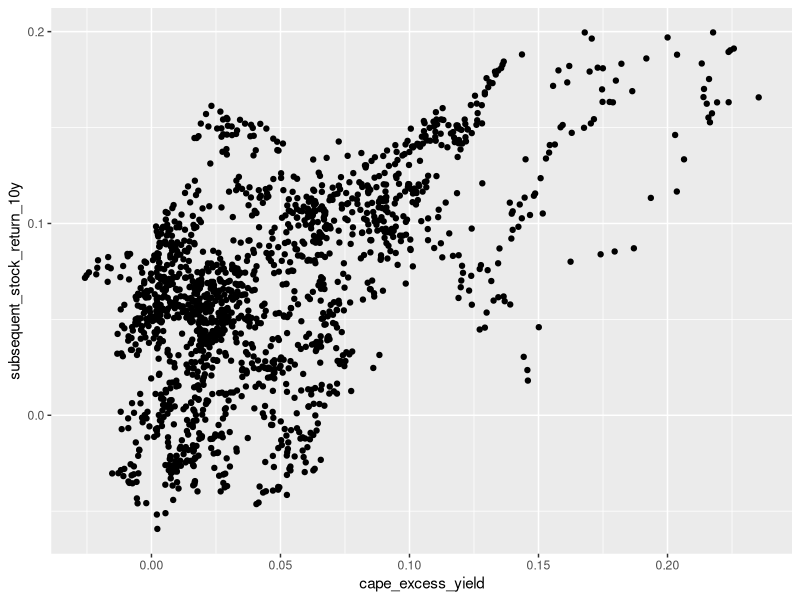

Write the R code that produced this figure.
library(dplyr)
library(readr)
library(tidyr)
library(lubridate)
library(ggplot2)
library(zoo)

last_day_of_month <- function(x) {
  make_date(year(x), month(x), days_in_month(x))
}

SAMPLE_QUANTILES <- c(0, 0.05, 0.25, 0.5, 0.75, 0.95, 1)

cape_yield_data <- read_csv("shiller_cape.csv")

summarize_cape_yield <- function(cape_yield_data) {
  cape_yield_data %>% 
    summarise(
      pct = sprintf("%d%%", 100*SAMPLE_QUANTILES),
      cape_yield = sprintf("%.1f%%", 100*quantile(cape_excess_yield, SAMPLE_QUANTILES))
    )
}

cape_yield_data %>% 
  filter(!is.na(cape_excess_yield)) %>% 
  group_by(
    period = case_when(
      month >= '1986-01-01' & month <= '2020-12-01' ~ "1986--2020",
      month >= '1951-01-01' & month <= '1985-12-01' ~ "1951--1985",
      month >= '1916-01-01' & month <= '1950-12-01' ~ "1916--1950",
      month >= "1881-01-01" & month <= '1915-12-01' ~ "1881--1915",
      TRUE ~ "Other"
    )
  ) %>% 
  summarize_cape_yield() %>% 
  ungroup() %>% 
  bind_rows(
    cape_yield_data %>%
      filter(month >= '1881-01-01', month <= '2020-12-01') %>% 
      group_by(period = "1881--2020") %>% 
      summarize_cape_yield()
  ) %>% 
  pivot_wider(names_from="pct", values_from="cape_yield") %>% 
  filter(!period == "Other")

cape_yield_data %>% 
  ggplot(aes(x = cape_excess_yield, y = subsequent_stock_return_10y)) +
  geom_point()


cape_yield_data %>% 
  summarise(
    cape_excess_yield = median(cape_excess_yield, na.rm=TRUE),
    subsequent_stock_return_10y = median(subsequent_stock_return_10y, na.rm=TRUE)
  )

CAPE_QUANTILES <- c(0, 0.1, 0.2, 0.3, 0.4, 0.5, 0.6, 0.7, 0.8, 0.9)

cape_yield_data %>% 
  filter(
    year(month) >= 1927,
    year(month) <= 2010,
    !is.na(cape_excess_yield),
    !is.na(subsequent_stock_return_10y)
  ) %>% 
  group_by(
    cape_excess_yield_group = findInterval(cape_excess_yield, quantile(cape_excess_yield, CAPE_QUANTILES))
  ) %>% 
  summarise(
    cape_yield_min  = sprintf("%.1f%%", min(cape_excess_yield)*100),
    cape_yield_max  = sprintf("%.1f%%", max(cape_excess_yield)*100),
    mean_10y_return = sprintf("%.1f%%", mean(subsequent_stock_return_10y) * 100),
    min_10y_return  = sprintf("%.1f%%", min(subsequent_stock_return_10y) * 100),
    max_10y_return  = sprintf("%.1f%%", max(subsequent_stock_return_10y) * 100)
  )

rolling_ecdf <- function(x, width) {
  zoo::rollapplyr(
    x,
    width = width,
    fill = NA,
    FUN = function(x) {ecdf(x)(last(x))}
  )
}

market_returns <- read_csv("fama_french_four_factors_data.csv") %>% 
  select(month, mkt_rf)

# CAPE Excess Yield for Feb 2021 is based on average 10-year bond yield for this month
# So we can trade on March 1 using CAPE excess yield as of February - hence the lag()
backtest_data <- cape_yield_data %>% 
  select(month, cape_excess_yield) %>% 
  mutate(
    cape_quantile = lag(rolling_ecdf(cape_excess_yield, 40*12)),
    signal = case_when(
      cape_quantile >= 0.95 ~ 1.0,
      cape_quantile <= 0.05 ~ 0.0,
      TRUE ~ (cape_quantile - 0.05) / (0.95 - 0.05)
    )
  ) %>%  
  filter(
    !is.na(signal)
  ) %>% 
  inner_join(market_returns, by="month") %>% 
  mutate(
    benchmark_return = 0.5*mkt_rf,
    strategy_return = signal*mkt_rf
  )


summarize_backtest_resuls <- function(data) {
  data %>% 
    summarise(
      bench_mean = mean(benchmark_return) * 12,
      bench_std  = sd(benchmark_return) * sqrt(12),
      bench_sharpe = bench_mean / bench_std,
      bench_drawdown = min(cumprod(1 + benchmark_return) / cummax(cumprod(1 + benchmark_return))) - 1,
      strat_mean = mean(strategy_return) * 12,
      strat_std = sd(strategy_return) * sqrt(12),
      strat_sharpe = strat_mean / strat_std,
      strat_drawdown = min(cumprod(1 + strategy_return) / cummax(cumprod(1 + strategy_return))) - 1,
      mean_signal = mean(signal),
      median_cape = median(cape_excess_yield)
    )
}

backtest_data %>% 
  filter(month >= '1927-01-01' & month <= '2020-12-01') %>% 
  group_by(
    period = case_when(
      month >= '1927-01-01' & month <= '1959-12-01' ~ "1927--1959",
      month >= '1960-01-01' & month <= '1989-12-01' ~ "1960--1989",
      month >= '1990-01-01' & month <= '2020-12-01' ~ "1990--2020",
      TRUE ~ "Other"
    )
  ) %>% 
  summarize_backtest_resuls() %>% 
  bind_rows(
    backtest_data %>% 
      filter(month >= '1927-01-01' & month <= '2020-12-01') %>% 
      group_by(period = '1927--2020') %>% 
      summarize_backtest_resuls()
  )

prepare_growth_data <- function(backtest_data) {
  growth_data <- backtest_data %>% 
    transmute(
      date = last_day_of_month(month),
      benchmark_growth = cumprod(1 + benchmark_return),
      strategy_growth = cumprod(1 + strategy_return),
      overperformance = strategy_growth / benchmark_growth,
      signal = signal
    )
  
  tibble(
    date = min(backtest_data$month),
    benchmark_growth = 1,
    strategy_growth = 1,
    overperformance = 1,
    signal = NA
  ) %>% 
    bind_rows(growth_data)
}

backtest_data %>% 
  filter(month >= '1990-01-01') %>% 
  prepare_growth_data() %>% 
  write_csv("cape_strategy_growth_1990.csv", na="")

backtest_data %>% 
  filter(month >= '1927-01-01') %>% 
  prepare_growth_data() %>% 
  write_csv("cape_strategy_growth_1927.csv", na="")
